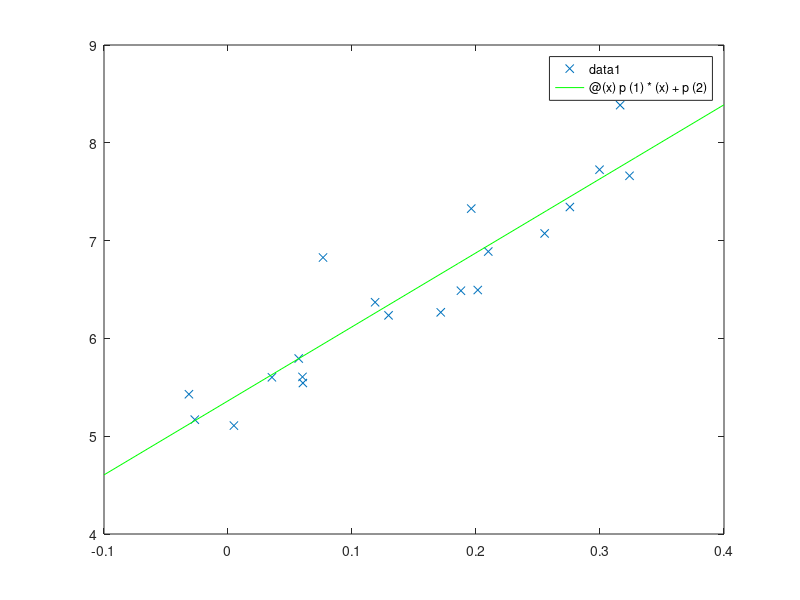

Write the MATLAB code that produced this figure. (Note: this script raises an error after producing the figure.)
load linjepunkter
% Least squares method
A = [x ; ones(1, size(x,2))]';
p = A\y';

linefit = @(x) p(1)*(x) + p(2);

plot(x,y,'x')
hold on;
fplot(linefit, [-0.1 0.4], 'g')

% Calculate the least square error for the line
leastSquareError = 0;
for i = 1:size(x, 2)
    leastSquareError = leastSquareError + abs(y(i)-linefit(x(i)))^2;
end

% Calculate the total least square error for the line
totalLeastSquareError = 0;

for i = 1:size(x, 2)
    totalLeastSquareError = totalLeastSquareError + distanceToLine(x(i) ,y(i) , p(1), -1, p(2))^2;
end

%% Total least square
N = size(x, 2);
m11 = sum(x.*x) - (1/N)*sum(x)*sum(x);
m12 = sum(x.*y) - (1/N)*sum(x)*sum(y);

m21 = m12;
m22 = sum(y.*y) - (1/N)*sum(y)*sum(y);

m = [m11 m12 ; m21 m22];

[V, D] = eig(m);

a1 = V(1, 1);
a2 = V(1, 2);
b1 = V(2, 1);
b2 = V(2, 2);
c1 = -(1/N)*(a1*sum(x) + b1*sum(y));
c2 = -(1/N)*(a2*sum(x) + b2*sum(y));

linefit1 = @(x) -1*(a1*x + c1) /b1;
linefit2 = @(x) -1*(a2*x + c2) /b2;

plot(x,y,'x')
hold on;
fplot(linefit1, [-0.1 0.4], 'r')
fplot(linefit2, [-0.1 0.4], 'b')

% Calculate the least square error the line1
leastSquareError1 = 0;
for i = 1:size(x, 2)
    leastSquareError1 = leastSquareError1 + abs(y(i)-linefit1(x(i)))^2;
end

% Calculate the total least square error for line1
totalLeastSquareError1 = 0;
for i = 1:size(x, 2)
    totalLeastSquareError1 = totalLeastSquareError1 + distanceToLine(x(i) ,y(i) , (-1)*a1/b1, -1, (-1)*c1/b1)^2;
end

function l = distanceToLine(x, y, a, b, c)
    l = abs(a*x + b*y + c)/sqrt(a^2 + b^2);
end
